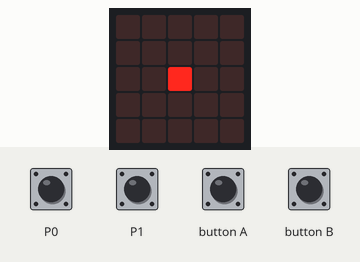
Simulated run of this program. Board: BBC micro:bit (MakeCode). On the bench: the board's 5×5 LED display. The inputs (shaded band) are chosen by the test bench.

Above: at 1.6 s.
1.7 s: touch pin P0 pressed for 0.15 s
At 2.6 s:
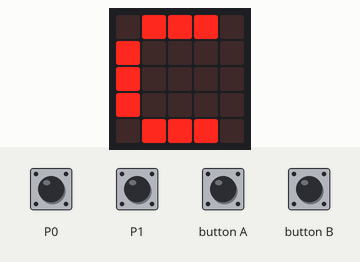
3.3 s: touch pin P1 pressed for 0.15 s
At 3.8 s:
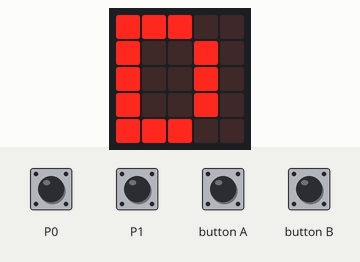
4.9 s: button A pressed for 0.15 s
At 6.2 s:
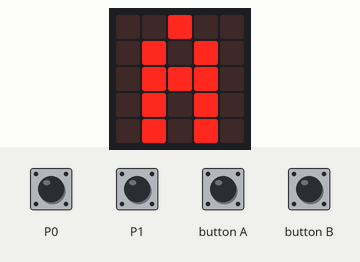
6.5 s: button B pressed for 0.15 s
At 7.5 s:
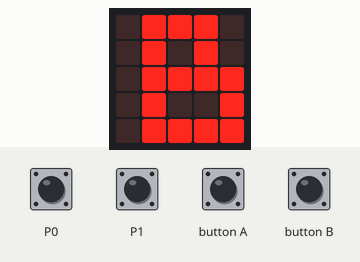
Timing chart, 0 to 9.1 s (numbered marks = the images above; inputs shaded):
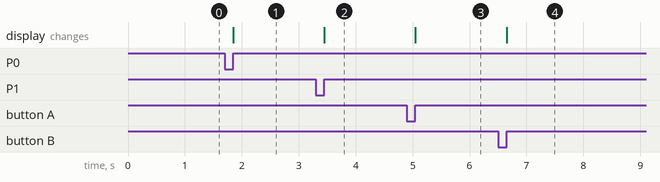

Measured:
- after the input at 1.7 s, the display: changes after 0.15 s (image 1)
- after the input at 3.3 s, the display: changes after 0.15 s (image 2)
- after the input at 4.9 s, the display: changes after 0.15 s (image 3)
- after the input at 6.5 s, the display: changes after 0.15 s (image 4)

The program:

main.ts
```typescript
input.onPinPressed(TouchPin.P0, function () {
    basic.showLeds(`
        . # # # .
        # . . . .
        # . . . .
        # . . . .
        . # # # .
        `)
})
input.onButtonPressed(Button.A, function () {
    basic.showLeds(`
        . . # . .
        . # . # .
        . # # # .
        . # . # .
        . # . # .
        `)
})
input.onButtonPressed(Button.B, function () {
    basic.showLeds(`
        . # # # .
        . # . # .
        . # # # #
        . # . . #
        . # # # #
        `)
})
input.onPinPressed(TouchPin.P1, function () {
    basic.showLeds(`
        # # # . .
        # . . # .
        # . . # .
        # . . # .
        # # # . .
        `)
})
basic.showLeds(`
    . . . . .
    . . . . .
    . . # . .
    . . . . .
    . . . . .
    `)
```

test.ts
```typescript
// les tests vont ici ; cela ne sera pas compilé si ce paquet est utilisé en tant qu'extension.
```
